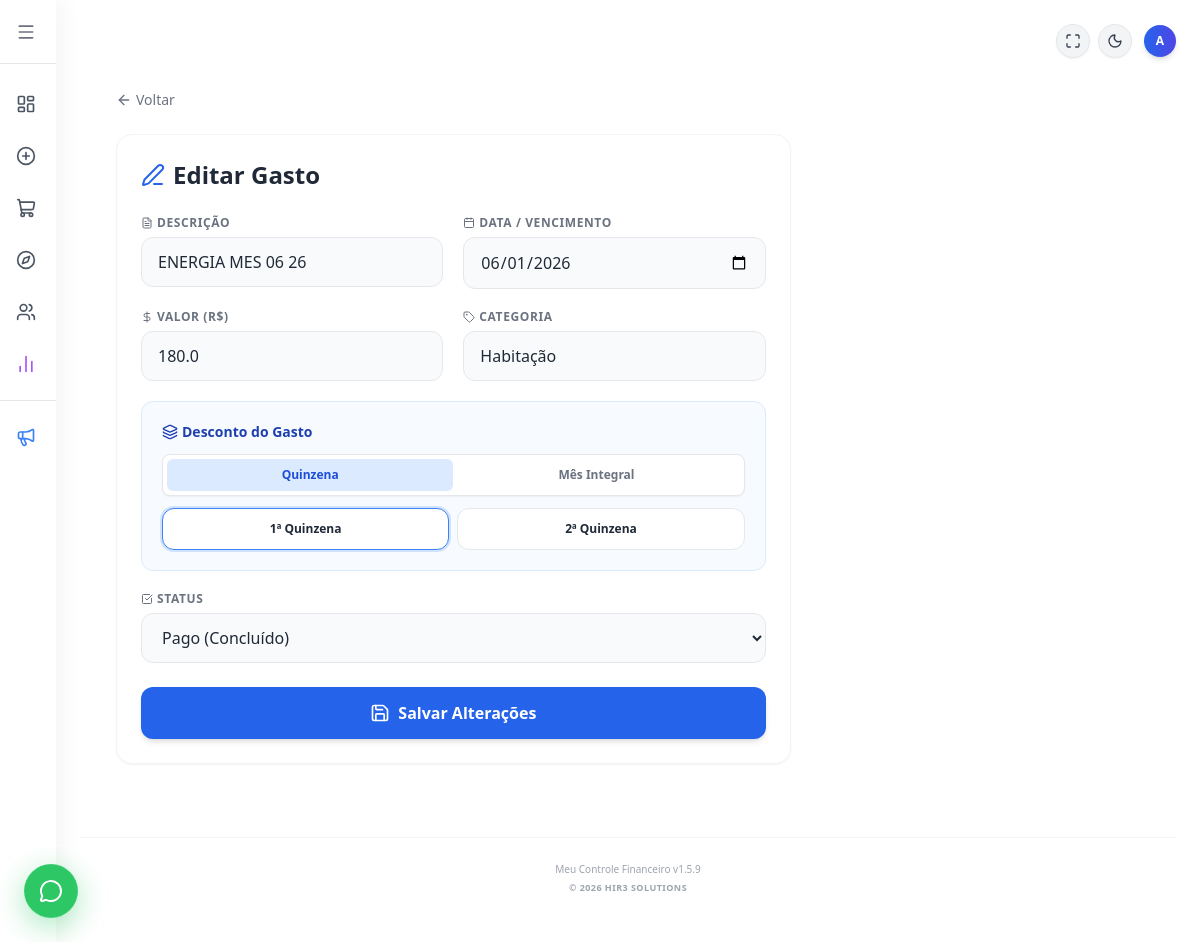
Page /editar_gasto/1 (signed in) on the committed database.
### tables this page shows
CREATE TABLE gastos (
            id INTEGER PRIMARY KEY AUTOINCREMENT,
            descricao TEXT NOT NULL,
            categoria TEXT NOT NULL,
            valor REAL NOT NULL,
            quinzena INTEGER NOT NULL,
            status TEXT NOT NULL,
            data TEXT NOT NULL 
        , usuario_id INTEGER DEFAULT 1);

### flask_app.py (the view, shortened to what this page needs)
@app.route('/editar_gasto/<int:id>', methods=['GET', 'POST'])
def editar_gasto(id):
    if 'user_id' not in session:
        return redirect(url_for('login'))
    user_id = session['user_id']
    conexao = sqlite3.connect('financas.db')
    conexao.row_factory = sqlite3.Row
    cursor = conexao.cursor()
    try:
        cursor.execute("ALTER TABLE gastos ADD COLUMN quinzena INTEGER DEFAULT 0")
        conexao.commit()
    except sqlite3.OperationalError:
        pass
    cursor.execute("SELECT * FROM gastos WHERE id=? AND usuario_id=?", (id, user_id))
    gasto = cursor.fetchone()
    conexao.close()
    if not gasto:
        return "Gasto não encontrado ou sem permissão", 404
    return render_template('telas/novo_gasto.html', gasto=gasto)

### flask_app.py (called while the page is built)
@app.context_processor
def inject_global_vars():
    versao = "1.5.9"
    data_formatada = datetime.now().strftime('%B %Y').capitalize()
    return dict(
        versao_atual=versao,
        data_atual=data_formatada
    )

### templates/telas/novo_gasto.html (shortened to what this page needs)
{% extends "base.html" %}
{% block content %}
<div class="max-w-5xl mx-auto mt-2 pb-10 px-3 md:px-0">
    <a href="javascript:history.back()" class="flex items-center gap-1 text-gray-500 hover:text-blue-600 dark:text-gray-400 dark:hover:text-blue-400 mb-4 md:mb-6 transition-colors text-sm font-medium w-fit">
        <i data-lucide="arrow-left" class="w-4 h-4"></i>
        <span>Voltar</span>
    </a>
    <div class="grid grid-cols-1 lg:grid-cols-3 gap-6">
        <div class="lg:col-span-2">
            <div class="bg-white dark:bg-gray-800 p-4 md:p-6 rounded-2xl shadow-sm border border-gray-100 dark:border-gray-700">
                <h2 class="text-lg md:text-2xl font-black mb-4 md:mb-6 text-gray-800 dark:text-gray-100 flex items-center gap-2">
                    {% if gasto %}
                        <i data-lucide="edit-3" class="w-5 h-5 md:w-6 md:h-6 text-blue-600 dark:text-blue-400"></i> Editar Gasto
                    {% else %}
                        <i data-lucide="plus-circle" class="w-5 h-5 md:w-6 md:h-6 text-blue-600 dark:text-blue-400"></i> Registrar Novo Gasto
                    {% endif %}
                </h2>
                <form action="{{ '/editar_gasto/' ~ gasto.id if gasto else '/novo_gasto' }}" method="POST">
                    <div class="grid grid-cols-1 md:grid-cols-2 gap-3 md:gap-5 mb-3 md:mb-5">
                        <div>
                            <label class="block text-[11px] md:text-xs font-bold text-gray-500 dark:text-gray-400 uppercase tracking-wider mb-1 md:mb-1.5 flex items-center gap-1">
                                <i data-lucide="file-text" class="w-3 h-3"></i> Descrição
                            </label>
                            <input type="text" name="descricao" value="{{ gasto.descricao if gasto else '' }}" placeholder="Ex: Energia, Mercado..." required
                                   class="w-full px-3 py-2 md:px-4 md:py-3 text-sm md:text-base bg-gray-50 dark:bg-gray-900 border border-gray-200 dark:border-gray-700 rounded-xl text-gray-800 dark:text-gray-100 focus:outline-none focus:ring-2 focus:ring-blue-500 transition-colors">
                        </div>
                        <div>
                            <label class="block text-[11px] md:text-xs font-bold text-gray-500 dark:text-gray-400 uppercase tracking-wider mb-1 md:mb-1.5 flex items-center gap-1">
                                <i data-lucide="calendar" class="w-3 h-3"></i> Data / Vencimento
                            </label>
                            <input type="date" name="data_gasto" value="{{ gasto.data if gasto else '' }}" required
                                   class="w-full px-3 py-2 md:px-4 md:py-3 text-sm md:text-base bg-gray-50 dark:bg-gray-900 border border-gray-200 dark:border-gray-700 rounded-xl text-gray-800 dark:text-gray-100 focus:outline-none focus:ring-2 focus:ring-blue-500 transition-colors">
                        </div>
                    </div>
                    <div class="grid grid-cols-1 md:grid-cols-2 gap-3 md:gap-5 mb-4 md:mb-5">
                        <div>
                            <label class="block text-[11px] md:text-xs font-bold text-gray-500 dark:text-gray-400 uppercase tracking-wider mb-1 md:mb-1.5 flex items-center gap-1">
                                <i data-lucide="dollar-sign" class="w-3 h-3"></i> Valor (R$)
                            </label>
                            <input type="text" inputmode="text" name="valor" value="{{ gasto.valor if gasto else '' }}" placeholder="Ex: =10+15.50 ou 150.00" required onblur="avaliarCalculo(this)"
                                   class="w-full px-3 py-2 md:px-4 md:py-3 text-sm md:text-base bg-gray-50 dark:bg-gray-900 border border-gray-200 dark:border-gray-700 rounded-xl text-gray-800 dark:text-gray-100 focus:outline-none focus:ring-2 focus:ring-blue-500 transition-colors">
                        </div>
                        <div>
                            <label class="block text-[11px] md:text-xs font-bold text-gray-500 dark:text-gray-400 uppercase tracking-wider mb-1 md:mb-1.5 flex items-center gap-1">
                                <i data-lucide="tag" class="w-3 h-3"></i> Categoria
                            </label>
                            <input type="text" list="lista-categorias" name="categoria" value="{{ gasto.categoria if gasto else '' }}" placeholder="Escolha ou digite..." required
                                   class="w-full px-3 py-2 md:px-4 md:py-3 text-sm md:text-base bg-gray-50 dark:bg-gray-900 border border-gray-200 dark:border-gray-700 rounded-xl text-gray-800 dark:text-gray-100 focus:outline-none focus:ring-2 focus:ring-blue-500 transition-colors">
                        </div>
                    </div>
                    <div class="bg-blue-50/50 dark:bg-blue-900/10 p-3.5 md:p-5 rounded-xl border border-blue-100 dark:border-blue-900/30 mb-4 md:mb-5">
                        <label class="block text-sm font-bold text-blue-800 dark:text-blue-300 mb-2 md:mb-3 flex items-center gap-1">
                            <i data-lucide="layers" class="w-4 h-4"></i> Desconto do Gasto
                        </label>
                        <div class="flex bg-white dark:bg-gray-800 rounded-lg p-1 mb-3 border border-gray-200 dark:border-gray-700 shadow-sm">
                            <label class="flex-1 text-center cursor-pointer relative">
                                <div class="peer-checked:bg-blue-100 dark:peer-checked:bg-blue-900/50 peer-checked:text-blue-700 dark:peer-checked:text-blue-300 text-gray-500 dark:text-gray-400 text-[11px] md:text-xs font-bold py-2 rounded-md transition-all">
                                    Quinzena
                                </div>
                            </label>
                            <label class="flex-1 text-center cursor-pointer relative">
                                <div class="peer-checked:bg-indigo-100 dark:peer-checked:bg-indigo-900/50 peer-checked:text-indigo-700 dark:peer-checked:text-indigo-300 text-gray-500 dark:text-gray-400 text-[11px] md:text-xs font-bold py-2 rounded-md transition-all">
                                    Mês Integral
                                </div>
                            </label>
                        </div>
                        <div id="seletor-quinzena" class="grid grid-cols-2 gap-2 transition-all">
                            <label class="cursor-pointer">
                                <div class="p-2 md:p-3 bg-white dark:bg-gray-800 border border-gray-200 dark:border-gray-700 rounded-xl flex flex-col items-center gap-1 text-center transition-all peer-checked:border-blue-500 peer-checked:ring-2 peer-checked:ring-blue-500/20">
                                    <span class="text-xs font-bold text-gray-800 dark:text-gray-200">1ª Quinzena</span>
                                </div>
                            </label>
                            <label class="cursor-pointer">
                                <div class="p-2 md:p-3 bg-white dark:bg-gray-800 border border-gray-200 dark:border-gray-700 rounded-xl flex flex-col items-center gap-1 text-center transition-all peer-checked:border-blue-500 peer-checked:ring-2 peer-checked:ring-blue-500/20">
                                    <span class="text-xs font-bold text-gray-800 dark:text-gray-200">2ª Quinzena</span>
                                </div>
                            </label>
                        </div>
                    </div>
                    <div class="mb-5 md:mb-6">
                        <label class="block text-[11px] md:text-xs font-bold text-gray-500 dark:text-gray-400 uppercase tracking-wider mb-1 md:mb-1.5 flex items-center gap-1">
                            <i data-lucide="check-square" class="w-3 h-3"></i> Status
                        </label>
                        <select name="status" required class="w-full px-3 py-2 md:px-4 md:py-3 text-sm md:text-base bg-gray-50 dark:bg-gray-900 border border-gray-200 dark:border-gray-700 rounded-xl text-gray-800 dark:text-gray-100 focus:outline-none focus:ring-2 focus:ring-blue-500 transition-colors">
                            <option value="PAGO" {% if gasto and gasto.status == 'PAGO' %}selected{% endif %}>Pago (Concluído)</option>
                        </select>
                    </div>
                    <button type="submit" class="w-full bg-blue-600 hover:bg-blue-700 text-white font-bold py-3 md:py-3.5 px-4 rounded-xl transition duration-200 shadow-md flex items-center justify-center gap-2 text-sm md:text-base">
                        <i data-lucide="save" class="w-4 h-4 md:w-5 md:h-5"></i> {% if gasto %}Salvar Alterações{% else %}Guardar Gasto{% endif %}
                    </button>
                </form>
            </div>
        </div>
    </div>
</div>
{% endblock %}

### rows in the picture
gastos: descricao "ENERGIA MES 06 26", data_gasto "06/01/2026", valor "180.0", categoria "Habitação", status "Pago (Concluído)"

### other values in the picture
{{ session.get('usuario', 'U')[:1].upper() }} "A"
{{ versao_atual }} "1.5.9"
